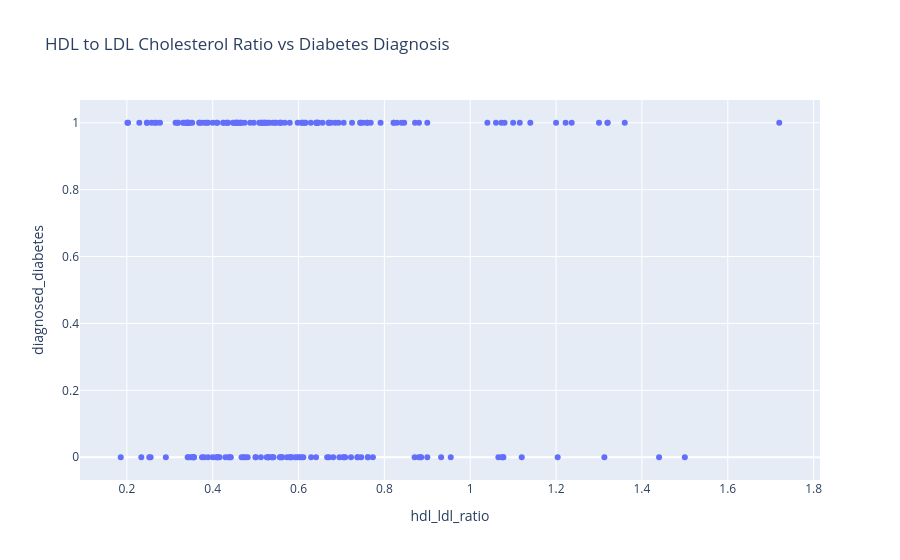

Notebook code cell kept with this figure:
### Code cell
fig = px.scatter(df.sample(n=200),
                x = 'hdl_ldl_ratio',
                y = 'diagnosed_diabetes',
                title = 'HDL to LDL Cholesterol Ratio vs Diabetes Diagnosis')
fig.show()

### Figure 1 — Plotly figure (JSON) as saved in the notebook; plotly's stock layout.template omitted (floating-point values rounded to 4 significant figures; data arrays with more than 128 entries replaced by an {"elided": "..."} marker saying what was removed)
{"data": [{"hovertemplate": "hdl_ldl_ratio=%{x}<br>diagnosed_diabetes=%{y}<extra></extra>", "legendgroup": "", "marker": {"color": "#636efa", "symbol": "circle"}, "mode": "markers", "name": "", "orientation": "v", "showlegend": false, "type": "scatter", "x": {"elided": "200 float values"}, "xaxis": "x", "y": {"elided": "200 int values"}, "yaxis": "y"}], "layout": {"legend": {"tracegroupgap": 0}, "title": {"text": "HDL to LDL Cholesterol Ratio vs Diabetes Diagnosis"}, "xaxis": {"anchor": "y", "domain": [0, 1], "title": {"text": "hdl_ldl_ratio"}}, "yaxis": {"anchor": "x", "domain": [0, 1], "title": {"text": "diagnosed_diabetes"}}}}
